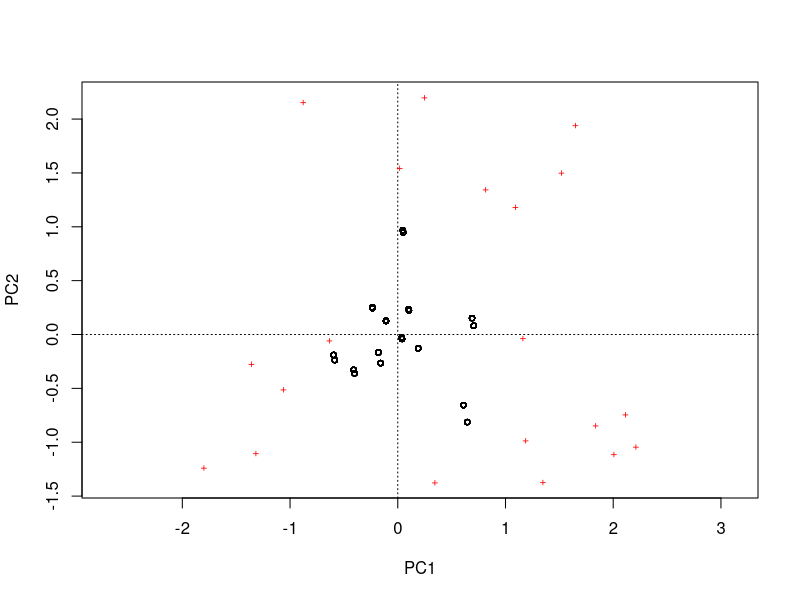
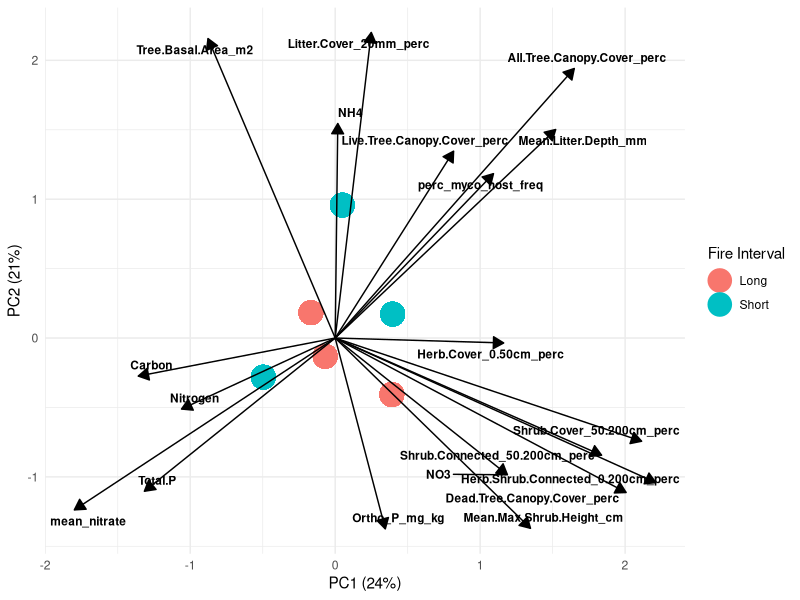
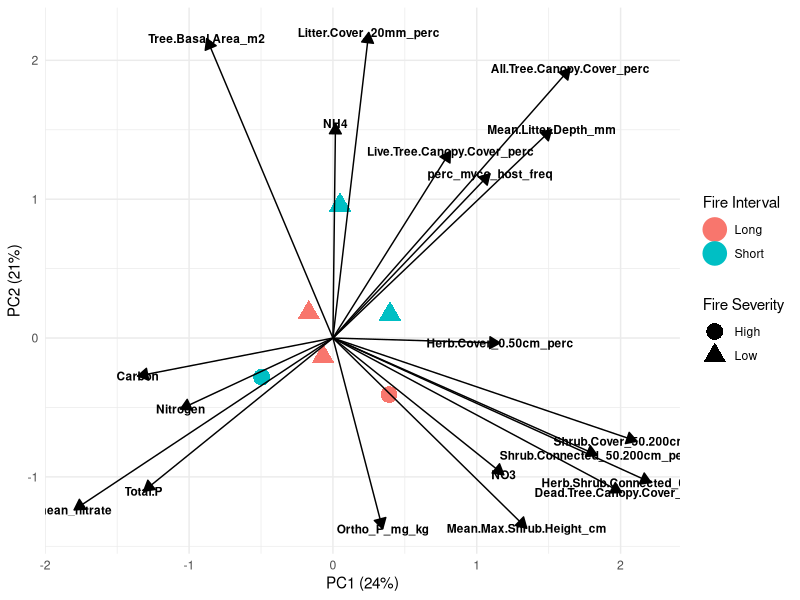
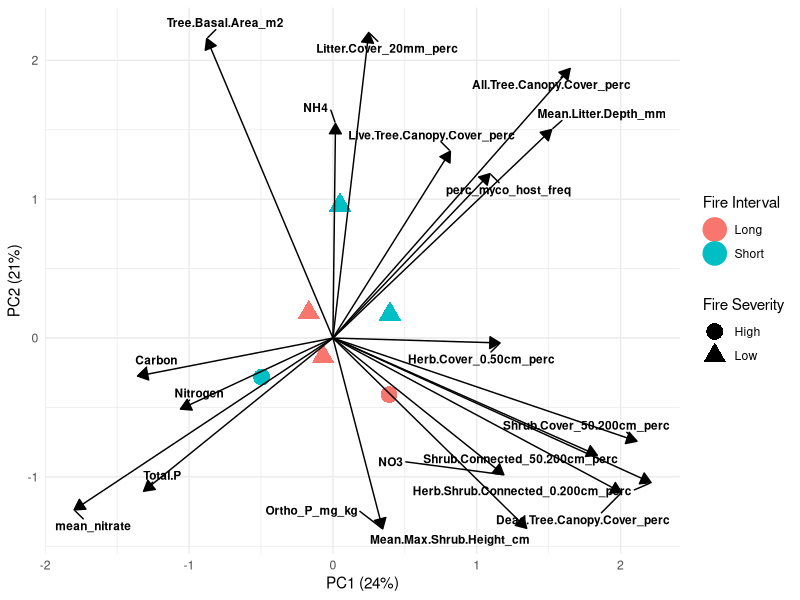

Write the R code that produced these figures, in order.
library(vegan)
library(dplyr)
library(readxl)
library(tidyverse)
library(ggrepel)
library(ggplot2)
# Load your data
all <- read_excel("raw/alldata.xlsx")
all_clean <-all%>%
  select(Site, Transect,Fire.Interval,Fire.Severity, Tree.Basal.Area_m2:Dead.Tree.Canopy.Cover_perc,NH4:Nitrogen,Ortho_P_mg_kg, perc_myco_host_freq, mean_ammonia, mean_nitrate)%>% 
  filter(complete.cases(.))

all_numeric <- all_clean %>% 
  select(where(is.numeric)) 

explanatory.pca <- rda(all_numeric, scale = TRUE)
# Plot the PCA
plot(explanatory.pca)
summary(explanatory.pca, display = NULL)
scrs <- scores(explanatory.pca, tidy=TRUE)
scrs_spp <- scrs %>% filter(score=='species')
scrs_site <- scrs %>% filter(score=='sites')
# eigenvalues are stored in the `CA` element of the result (a list)
scrs.eig <- explanatory.pca[['CA']]$eig
# convert these to relative percent
scrs.pct <- 100 * scrs.eig/sum(scrs.eig)


# Calculate the centroids by taking the average PCA scores for each site
centroids <- scrs %>% 
  filter(score == 'sites') %>%  # Make sure we're looking at site scores
  mutate(Site = all_clean$Site) %>%  # Add the Site names from original data
  group_by(Site) %>%  # Group by Site
  summarize(PC1 = mean(PC1), PC2 = mean(PC2), .groups = "drop")  # Calculate the mean PC1 and PC2 for each site

# Now join with the original data to add Fire.Interval and other variables
combined_data <- left_join(centroids, all_clean, by = "Site")

# Create the plot using the centroids

p<-combined_data%>%
  ggplot( aes(x=PC1, y=PC2, label=Site )) + 
  geom_point(aes( colour= Fire.Interval), size=3, stroke = 4)+
  geom_segment(data=scrs_spp%>% filter(abs(PC1) > 1 | abs(PC2) > 1),
               inherit.aes = FALSE,
               aes(x=0,y=0, xend=PC1, yend=PC2, group=label),
               arrow = arrow(type = "closed",length=unit(3,'mm')),
               color= 'black') +
  geom_text_repel(data=scrs_spp%>% filter(abs(PC1) > 1 | abs(PC2) > 1),#use this filter to select most important factos
            inherit.aes = FALSE,
            aes(x=PC1, y=PC2, label=label),
            colour='black',size=3, fontface="bold")+ 
  xlab(paste('PC1 (', round(scrs.pct[1], 0), '%)', sep='')) + 
  ylab(paste('PC2 (', round(scrs.pct[2], 0), '%)', sep='')) + 
  theme_minimal() + labs(color = "Fire Interval")

# Display the plot
print(p)

a<-combined_data%>%
  ggplot( aes(x=PC1, y=PC2, label=Site )) + 
  geom_point(aes( colour= Fire.Interval,shape= Fire.Severity), size=3, stroke = 4)+
  geom_segment(data=scrs_spp%>% filter(abs(PC1) > 1 | abs(PC2) > 1),
               inherit.aes = FALSE,
               aes(x=0,y=0, xend=PC1, yend=PC2, group=label),
               arrow = arrow(type = "closed",length=unit(3,'mm')),
               color= 'black') +
  geom_text(data=scrs_spp%>% filter(abs(PC1) > 1 | abs(PC2) > 1),#use this filter to select most important factos
            inherit.aes = FALSE,
            aes(x=PC1, y=PC2, label=label),
            colour='black',size=3, fontface="bold")+ 
  xlab(paste('PC1 (', round(scrs.pct[1], 0), '%)', sep='')) + 
  ylab(paste('PC2 (', round(scrs.pct[2], 0), '%)', sep='')) + 
  theme_minimal() + labs(color = "Fire Interval", shape = "Fire Severity")
a


a <- combined_data %>%
  ggplot(aes(x = PC1, y = PC2, label = Site)) + 
  geom_point(aes(colour = Fire.Interval, shape = Fire.Severity), size = 3, stroke = 4) +  # Points
  geom_segment(data = scrs_spp %>% filter(abs(PC1) > 1 | abs(PC2) > 1),
               inherit.aes = FALSE,
               aes(x = 0, y = 0, xend = PC1, yend = PC2, group = label),
               arrow = arrow(type = "closed", length = unit(3, 'mm')),
               color = 'black') +  # Vectors for important factors
  geom_text_repel(data = scrs_spp %>% filter(abs(PC1) > 1 | abs(PC2) > 1),  # Only label important factors
                  inherit.aes = FALSE,
                  aes(x = PC1, y = PC2, label = label),
                  colour = 'black', size = 3, fontface = "bold", box.padding = 0.5, max.overlaps = 10) +  # Repel labels
  xlab(paste('PC1 (', round(scrs.pct[1], 0), '%)', sep = '')) + 
  ylab(paste('PC2 (', round(scrs.pct[2], 0), '%)', sep = '')) + 
  theme_minimal() + 
  labs(color = "Fire Interval", shape = "Fire Severity")

# Display the plot
print(a)

#checking the scores for ammonia- was filtered out based on the little pc contribution
scrs_spp %>% filter(str_detect(label, "mean_ammonia"))

            
